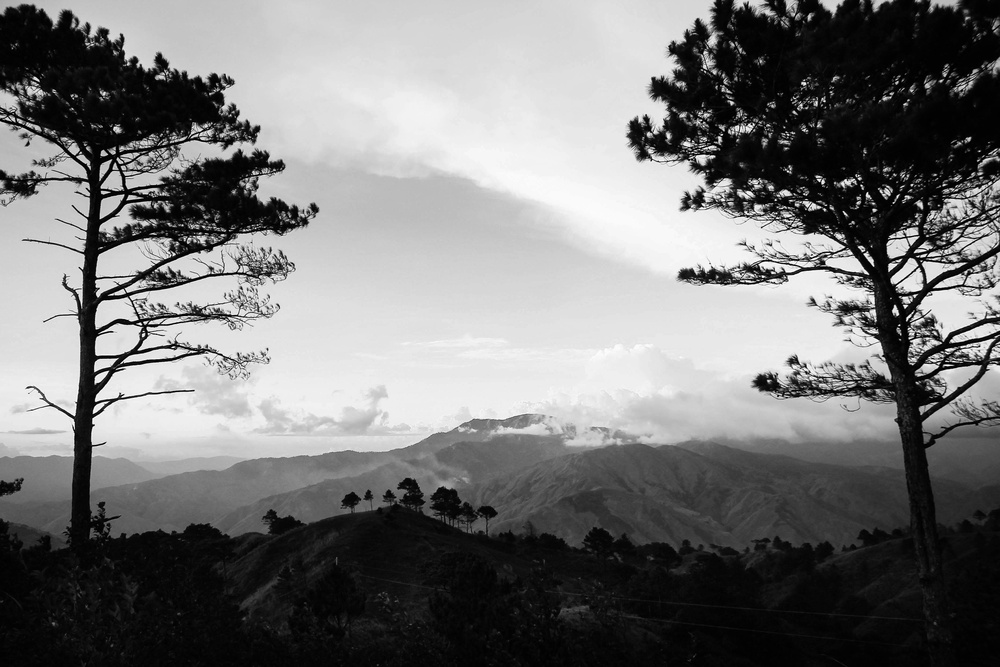
#> input picture lab1/Task1.jpg, 1000 x 667 px, shrunk from 4272 x 2848 before the run
$ jupyter execute --allow-errors lab1.ipynb   (older library calls are emulated)
#> lines starting #> are read from the running program, lines starting #| are printed output that depends on the picture
#> further down, input_image is the input picture: shape (667, 1000, 3); min 0, max 255, mean 118.3
[cell 1]
import numpy as np
import matplotlib.pyplot as plt
import cv2


def intensity_inversion(image):
    return 255 - image
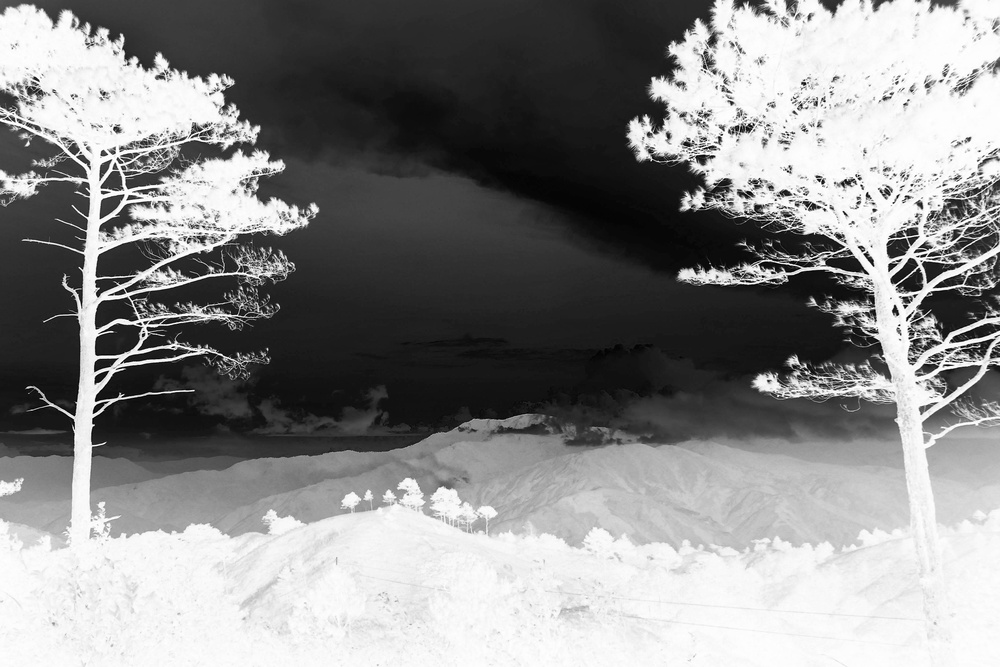
#> returned value: shape (667, 1000, 3); min 0, max 255, mean 136.7

def gamma_correction(image, gamma):
#> called with gamma = 0.4
    invGamma = 1.0 / gamma
    table = np.array([(i / 255.0) ** invGamma * 255 for i in np.arange(0, 256)]).astype("uint8")
    return cv2.LUT(image, table)
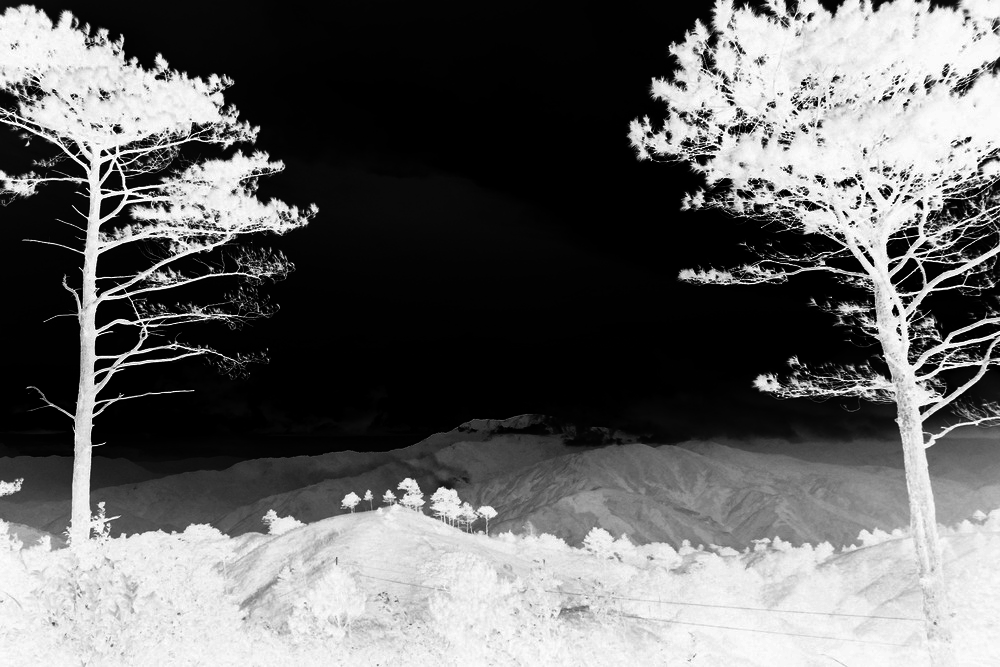
#> returned value: shape (667, 1000, 3); min 0, max 255, mean 101.9

path = "Task1.jpg"
input_image = cv2.imread(path)

input_image_rgb = cv2.cvtColor(input_image, cv2.COLOR_BGR2RGB)

inverted_image = intensity_inversion(input_image_rgb)


gamma_corrected_image = gamma_correction(inverted_image, gamma=0.4)

fig, axs = plt.subplots(1, 2, figsize=(12, 6))


axs[0].imshow(input_image_rgb)
axs[0].set_title('Input')
axs[0].axis('off')

axs[1].imshow(gamma_corrected_image)
axs[1].set_title('Output')
axs[1].axis('off')
plt.show()
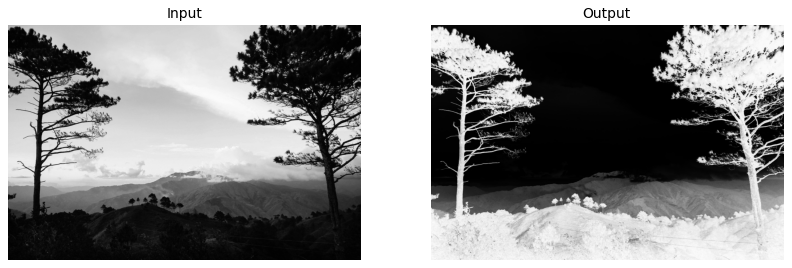
#> figure drawn by matplotlib, 2 panels

[cell 2]
import cv2
import numpy as np
import matplotlib.pyplot as plt

path = "Task2.jpg"
noisy_image = cv2.imread(path)
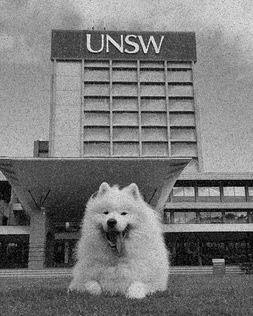
#> input picture lab1/Task2.jpg, 253 x 316 px, shrunk from 1080 x 1350 before the run
#> noisy_image is the input picture: shape (316, 253, 3); min 0, max 248, mean 121
noisy_image = cv2.cvtColor(noisy_image, cv2.COLOR_BGR2RGB)


mean_filtered = cv2.blur(noisy_image, (5, 5))
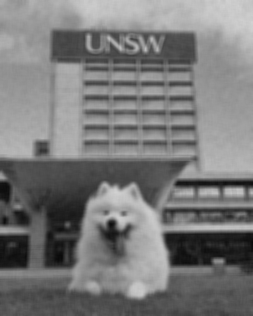
#> mean_filtered: shape (316, 253, 3); min 9, max 210, mean 121


gaussian_filtered = cv2.GaussianBlur(noisy_image, (5, 5), 0)


median_filtered = cv2.medianBlur(noisy_image, 5)
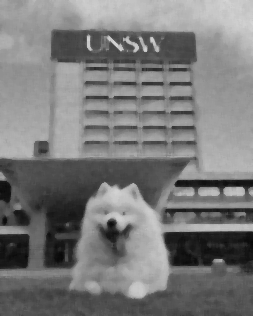
#> median_filtered: shape (316, 253, 3); min 7, max 213, mean 121.2


fig, axs = plt.subplots(1, 4, figsize=(15, 5))


axs[0].imshow(noisy_image)
axs[0].set_title('Input')
axs[0].axis('off')


axs[1].imshow(mean_filtered)
axs[1].set_title('mean_filter Output')
axs[1].axis('off')


axs[2].imshow(gaussian_filtered)
axs[2].set_title('gaussian_filtered Output')
axs[2].axis('off')


axs[3].imshow(median_filtered)
axs[3].set_title('median_filtered Output')
axs[3].axis('off')

plt.show()

#> (a cell that did not finish here is left out)

[cell 4]
import cv2
import numpy as np
import matplotlib.pyplot as plt

# 读取模糊图像
path = "Task3.jpg"  # 更新为你的图像路径
blurred_image = cv2.imread(path)
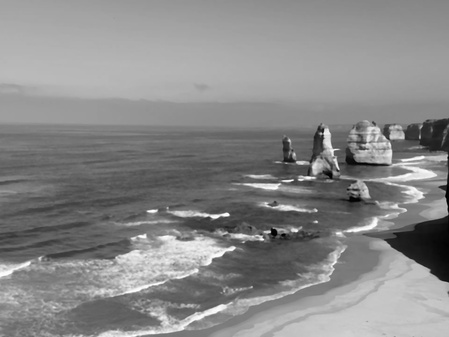
#> input picture lab1/Task3.jpg, 449 x 337 px, shrunk from 1920 x 1440 before the run
#> blurred_image is the input picture: shape (337, 449, 3); min 0, max 255, mean 136.6
blurred_image_rgb = cv2.cvtColor(blurred_image, cv2.COLOR_BGR2RGB)

# Unsharp Masking（反锐化掩模）
def unsharp_mask(image, sigma=1.0, alpha=1.5):
#> called with sigma = 1, alpha = 1.5
    blurred = cv2.GaussianBlur(image, (5, 5), sigma)
    image_float = image.astype(np.float32)
    blurred_float = blurred.astype(np.float32)
    sharpened = cv2.addWeighted(image_float, 1 + alpha, blurred_float, -alpha, 0)
    return np.clip(sharpened, 0, 255).astype(np.uint8)
#> returned value: shape (337, 449, 3)

sharpened_unsharp = unsharp_mask(blurred_image_rgb)


def laplacian_sharpen(image):

    laplacian = cv2.Laplacian(image, cv2.CV_64F)
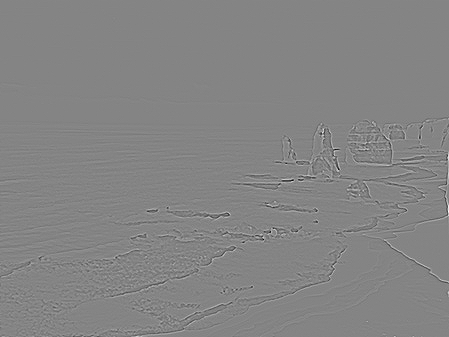
#> laplacian: shape (337, 449, 3) float64; min -304, max 281, mean 0; drawn with min black and max white

    image_float = image.astype(np.float64)

    sharpened = cv2.add(image_float, laplacian)
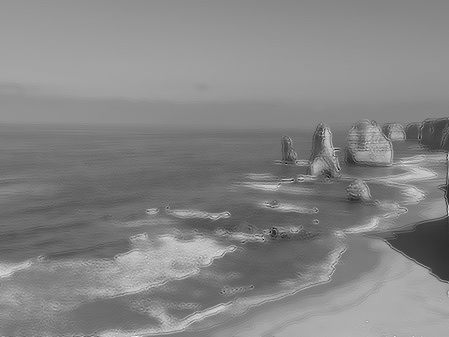
#> sharpened: shape (337, 449, 3) float64; min -70, max 324, mean 136.6; drawn with min black and max white
    return np.clip(sharpened, 0, 255).astype(np.uint8)
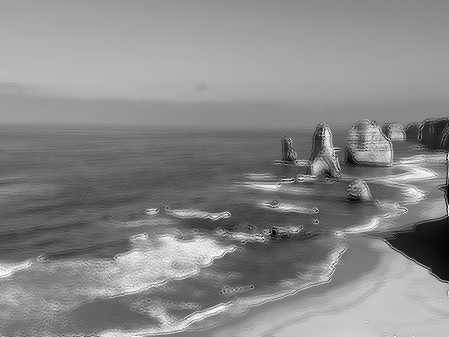
#> returned value: shape (337, 449, 3); min 0, max 255, mean 136.6

sharpened_laplacian = laplacian_sharpen(blurred_image_rgb)

fig, axs = plt.subplots(1, 3, figsize=(18, 6))


axs[0].imshow(blurred_image_rgb)
axs[0].set_title('Input')
axs[0].axis('off')

axs[1].imshow(sharpened_unsharp)
axs[1].set_title('sharpened_unsharp Output')
axs[1].axis('off')

axs[2].imshow(sharpened_laplacian)
axs[2].set_title('sharpened_laplacian Output')
axs[2].axis('off')


plt.show()
